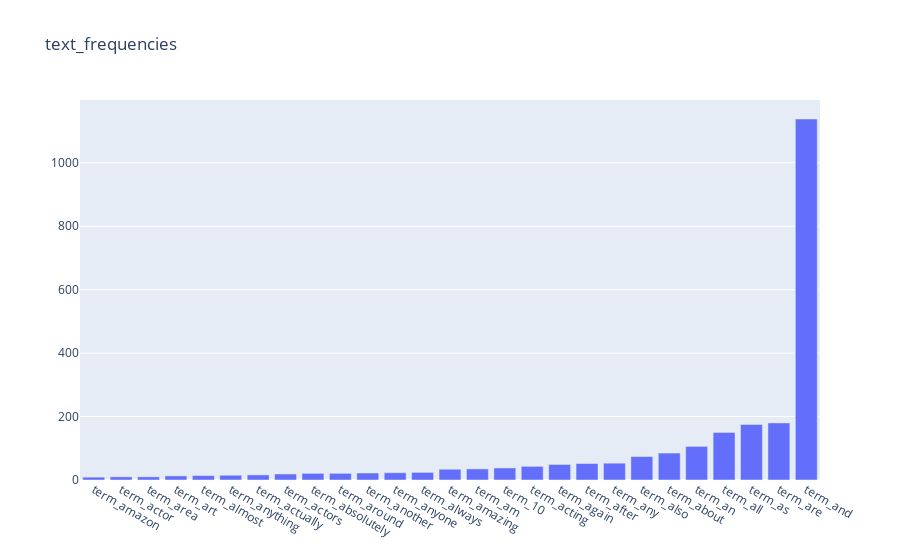

Source (notebook cell):
### Code cell
#present the data which freqency is above the threshold 
import plotly.graph_objects as go
A = X_counts[:,:].toarray()

x=["term_"+str(i) for i in count_vect.get_feature_names()[:300]]
term_freq =np.sum(A,axis=0)[:300]
sort_index = sorted(range(len(term_freq)), key=lambda k: term_freq[k])
mean = np.mean(term_freq)
#threshold = freq's mean
threshold = mean                          
term_freq = np.sort(term_freq)
point=149
j=300/2

for i in range(10):
    if term_freq[point]>threshold:
        if term_freq[point-1]<threshold:
            break
        else:
            j=j/2
            point=int(point-j)
    elif term_freq[point]<threshold:
        if term_freq[point+1]>threshold:
            break
        else:
            j=j/2
            point=int(point+j)
    else:
        break

        
presented_x = []
for i in sort_index[point:]:
    presented_x.append(x[i])
presented_y = term_freq[point:]
    
fig = go.Figure(go.Bar(x=presented_x, y=presented_y, name='text_frequencies'))

fig.update_layout(title='text_frequencies',barmode='group')
fig.show()

### Figure 1 — Plotly figure (JSON) as saved in the notebook; plotly's stock layout.template omitted (floating-point values rounded to 4 significant figures)
{"data": [{"name": "text_frequencies", "type": "bar", "x": ["term_amazon", "term_actor", "term_area", "term_art", "term_almost", "term_anything", "term_actually", "term_actors", "term_absolutely", "term_around", "term_another", "term_anyone", "term_always", "term_amazing", "term_am", "term_10", "term_acting", "term_again", "term_after", "term_any", "term_also", "term_about", "term_an", "term_all", "term_as", "term_are", "term_and"], "y": [9, 10, 10, 13, 14, 15, 16, 19, 21, 21, 22, 23, 24, 34, 35, 38, 43, 49, 52, 53, 74, 85, 106, 150, 175, 180, 1138]}], "layout": {"barmode": "group", "title": {"text": "text_frequencies"}}}
